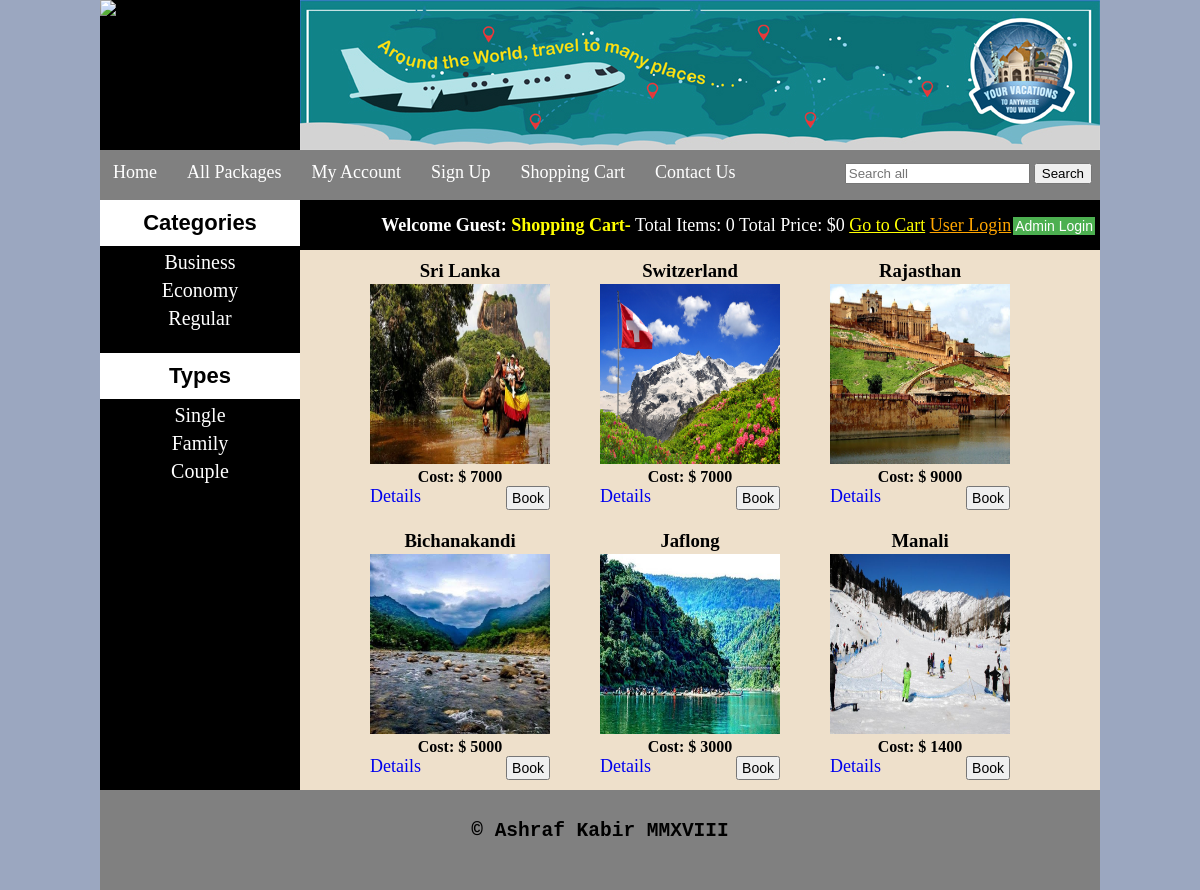
The page / on the database its author committed.
### tables this page shows
CREATE TABLE `categories` (
  `cat_id` int(100) NOT NULL,
  `cat_title` text NOT NULL
);

CREATE TABLE `types` (
  `type_id` int(100) NOT NULL,
  `type_title` text NOT NULL
);

CREATE TABLE `packages` (
  `package_id` int(100) NOT NULL,
  `package_cat` int(100) NOT NULL,
  `package_type` int(100) NOT NULL,
  `package_title` varchar(255) NOT NULL,
  `package_price` int(100) NOT NULL,
  `package_desc` longtext NOT NULL,
  `package_image` text NOT NULL,
  `package_keywords` varchar(255) NOT NULL
);

### functions/functions.php (the view, shortened to what this page needs)
<?php
$con = mysqli_connect("localhost", "root", "", "tagency");
function getIp()
{
    $ip = $_SERVER['REMOTE_ADDR'];
    return $ip;
}
function total_items()
{
    global $con;
    if (isset($_GET['add_cart'])) {
        $ip = getip();
        $get_items = "select * from cart where ip_add='$ip'";
        $run_items = mysqli_query($con, $get_items);
        $count_items = mysqli_num_rows($run_items);
    } else {
        $ip = getip();
        $get_items = "select * from cart where ip_add='$ip'";
        $run_items = mysqli_query($con, $get_items);
        $count_items = mysqli_num_rows($run_items);
    }
    echo $count_items;
}
function total_price()
{
    $total = 0;
    echo "$" . $total;
}
function getCats()
{
    global $con;
    $get_cats = "select * from categories";
    $run_cats = mysqli_query($con, $get_cats);
    while ($row_cats = mysqli_fetch_array($run_cats)) {
        $cat_id = $row_cats['cat_id'];
        $cat_title = $row_cats['cat_title'];
        echo "<li><a href='index.php?cat=$cat_id' style='text-decoration: none;'>$cat_title</a></li>";
    }
}
function getTypes()
{
    global $con;
    $get_types = "select * from types";
    $run_types = mysqli_query($con, $get_types);
    while ($row_types = mysqli_fetch_array($run_types)) {
        $type_id = $row_types['type_id'];
        $type_title = $row_types['type_title'];
        echo "<li><a href='index.php?type=$type_id' style='text-decoration: none;'>$type_title</a></li>";
    }
}
function getPack()
{
    if (!isset($_GET['cat'])) {
        if (!isset($_GET['type'])) {
            global $con;
            $get_pack = "select * from packages order by RAND() LIMIT 0,6";
            $run_pack = mysqli_query($con, $get_pack);
            while ($row_pack = mysqli_fetch_array($run_pack)) {
                $pack_id = $row_pack['package_id'];
                $pack_title = $row_pack['package_title'];
                $pack_price = $row_pack['package_price'];
                $pack_image = $row_pack['package_image'];
                echo "
				<div id='single_package'>
				<h3 style='font-family: Cambria; margin-bottom: 2px;'>$pack_title</h3>
				<img src='admin_area/package_images/$pack_image' width='180' height='180'>
				<p><b>Cost: $ $pack_price</b></p>
				<a href='details.php?pack_id=$pack_id' style='float: left;font-size:18px;text-decoration: none;'>Details</a>
				<a href='index.php?add_cart=$pack_id'><button style='float: right; font-size:14px; cursor: pointer; padding: 2px 4px;'>Book</button></a>
				</div>
				";
            }
        }
    }
}

### styles/style.css (style rules this page uses)
html, body, div, span, applet, object, iframe, h1, h2, h3, h4, h5, h6, p, blockquote, pre, a, abbr, acronym, address, big, cite, code, del, dfn, em, img, ins, kbd, q, s, samp, small, strike, strong, sub, sup, tt, var, b, u, i, center, dl, dt, dd, ol, ul, li, fieldset, form, label, legend, table, caption, tbody, tfoot, thead, tr, th, td, article, aside, canvas, details, embed, figure, figcaption, footer, header, hgroup, menu, nav, output, ruby, section, summary, time, mark, audio, video { margin: 0; padding: 0; border: 0; vertical-align: baseline; }
body { background: #9BA7C0; }
#cats li { list-style: none; margin: 5px; }
#cats a { color: white; padding: 8px; margin: 10px; text-align: center; font-size: 20px; font-family: COMIC SANS MS !important; text-decoration: none; }
#single_package { float: left; margin-left: 30px; padding: 10px; }
#single_package img { border-style: none; }

### rows shown on the page
categories: cat_title "Business"
categories: cat_title "Economy"
categories: cat_title "Regular"
types: type_title "Single"
types: type_title "Family"
types: type_title "Couple"
packages: package_title "Sri Lanka", package_image (picture), package_price "7000"
packages: package_title "Switzerland", package_image (picture), package_price "7000"
packages: package_title "Rajasthan", package_image (picture), package_price "9000"
packages: package_title "Bichanakandi", package_image (picture), package_price "5000"
packages: package_title "Jaflong", package_image (picture), package_price "3000"
packages: package_title "Manali", package_image (picture), package_price "1400"

### other values the page prints
$count_items "0"
$total "0"
